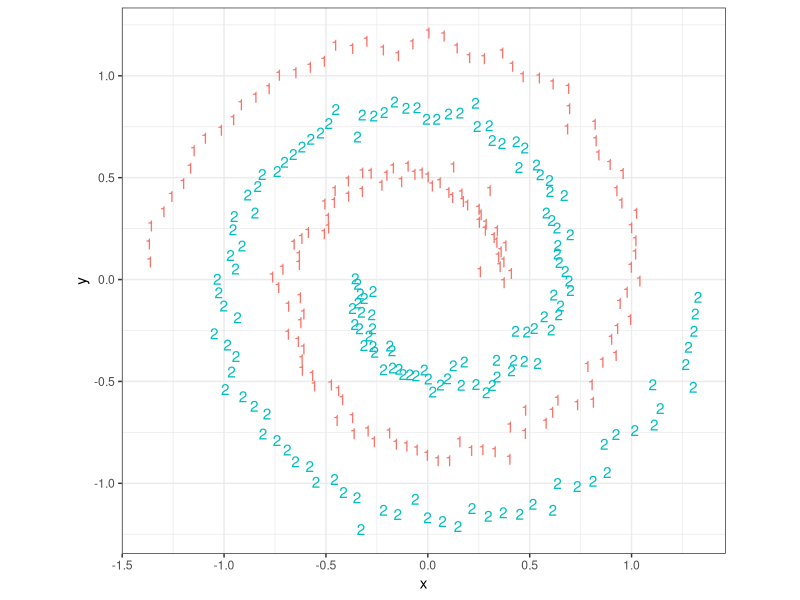

R code for this plot:
# example 10.21 of section 10.4.2 
# (example 10.21 of section 10.4.2)  : Exploring advanced methods : Using SVMs to model complicated decision boundaries : Trying an SVM on artificial example data 
# Title: Setting up the spirals data as an example classification problem 

library('kernlab')
data('spirals')  	# Note: 1 
sc <- specc(spirals, centers = 2) 	# Note: 2 
s <- data.frame(x=spirals[,1],y=spirals[,2],
   class=as.factor(sc)) 	# Note: 3 
library('ggplot2')
ggplot(data=s) +
   geom_text(aes(x=x,y=y,
      label=class,color=class)) +
   coord_fixed() + 
   theme_bw() + theme(legend.position='none') 	# Note: 4

# Note 1: 
#   Load the kernlab kernel and support vector 
#   machine package and then ask that the included example "spirals" be made 
#   available. 

# Note 2: 
#   Use kernlab’s spectral clustering routine 
#   to identify the two different spirals in the example dataset. 

# Note 3: 
#   Combine the spiral coordinates and the 
#   spiral label into a data frame. 

# Note 4: 
#   Plot the spirals with class labels. 
